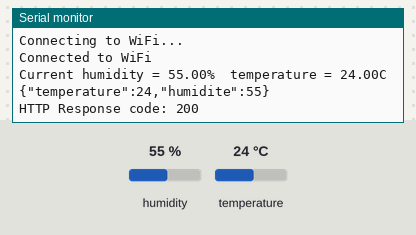
This sketch was run on a simulated ESP8266 (NodeMCU). Parts: the last lines printed to the serial monitor. Inputs (shaded band) come from the test bench; at power-on: humidity 55 %, temperature 24 °C. WiFi joins after 1.5 s; servers stay silent unless stated; uploads are accepted with an empty reply.

Above: at 3.2 s.
3.3 s: humidity set to 22 %
11.0 s: temperature set to 12 °C
At 12.45 s:
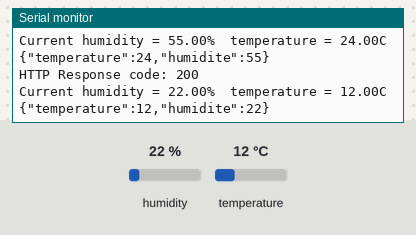
18.7 s: humidity set to 40 %
At 23.2 s:
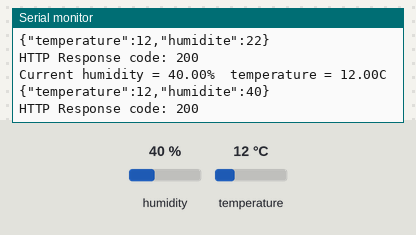

The sketch:

Code.ino
```cpp
#include <DHT.h>
#include <ESP8266WiFi.h>
#include <ESP8266HTTPClient.h>
#include <ArduinoJson.h>

#define DHTTYPE DHT11
#define dht_dpin 12 // Pin D6 sur NodeMCU

const char* ssid = "REDMI 15C";
const char* password = "hafsaelf000";

// Remplacez par "http://10.145.236.57:8000/api/post/"
const char* serverName = "http://hafsaelf06.pythonanywhere.com/api/add/";

DHT dht(dht_dpin, DHTTYPE);

void setup() {
  dht.begin();
  Serial.begin(9600);

  WiFi.begin(ssid, password);
  while (WiFi.status() != WL_CONNECTED) {
    delay(1000);
    Serial.println("Connecting to WiFi...");
  }
  Serial.println("Connected to WiFi");
}

void loop() {
  float humidity = dht.readHumidity();
  float temperature = dht.readTemperature();

  // Vérification de la lecture du capteur DHT11
  if (isnan(humidity) || isnan(temperature)) {
    Serial.println("Échec de la lecture du capteur DHT11 !");
    delay(2000);
    return;
  }

  Serial.print("Current humidity = ");
  Serial.print(humidity);
  Serial.print("%  temperature = ");
  Serial.print(temperature);
  Serial.println("C");

// Envoi des valeurs au serveur Web
  WiFiClient client;
  HTTPClient http;
  DynamicJsonDocument jsonDoc(200); // Utilisation de DynamicJsonDocument pour la sérialisation JSON
  jsonDoc["temperature"] = temperature;
  jsonDoc["humidite"] = humidity;
  String jsonStr;
  serializeJson(jsonDoc, jsonStr);

  http.begin(client, serverName);
  http.addHeader("Content-Type", "application/json");
  Serial.println(jsonStr);
  int httpResponseCode = http.POST(jsonStr);

  if (httpResponseCode > 0) {
    Serial.print("HTTP Response code: ");
    Serial.println(httpResponseCode);
  }
  else {
    Serial.print("Error code: ");
    Serial.println(httpResponseCode);
    }

    http.end();


  // Pause de 10 secondes entre chaque envoi
  delay(10000);
}
```

Measured:
- after the input at 11.0 s, the serial monitor: prints a new line after 1.3 s (image 1)
- after the input at 18.7 s, the serial monitor: prints a new line after 3.8 s (image 2)
